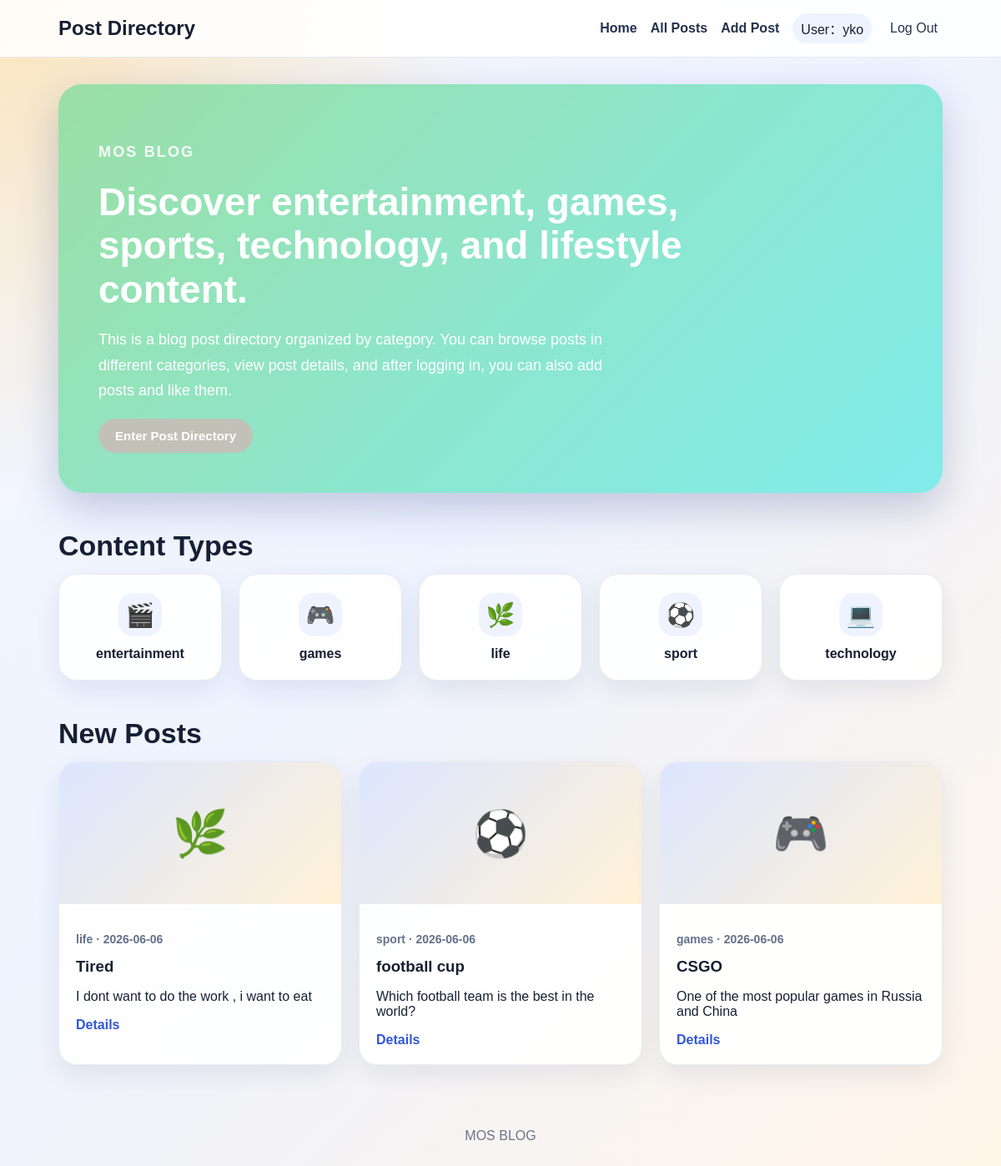
Screenshot of / (signed in) with the database file from the repository.
### posts/models.py (models this page shows, shortened)
class Category(models.Model):
    name = models.CharField("Class", max_length=100)
    slug = models.SlugField("URL", max_length=100, unique=True) #网址名称
    icon = models.CharField("icon", max_length=10, default="📝")
    class Meta:
        verbose_name = "Category"
        verbose_name_plural = "Category"
        ordering = ["name"]

class Post(models.Model):
    title = models.CharField("Title", max_length=150)
    content = models.TextField("Tect")
    category = models.ForeignKey(
        Category,
        on_delete=models.CASCADE,#分类删除，帖子也删除
        related_name="posts",
        verbose_name="category"
    )
    author = models.ForeignKey(
        settings.AUTH_USER_MODEL,
        on_delete=models.CASCADE,
        related_name="posts",
        verbose_name="author"
    )
    likes = models.ManyToManyField(
        settings.AUTH_USER_MODEL,
        related_name="liked_posts",
        blank=True,
        verbose_name="liked Users"
    )
    image_url = models.URLField("Image URL", blank=True) #图片链接
    is_published = models.BooleanField("Published", default=True) #发布
    created_at = models.DateTimeField("Created At", auto_now_add=True) #创建时间
    class Meta:
        verbose_name = "Posts"
        verbose_name_plural = "Posts"
        ordering = ["-created_at"]

### posts/views.py (the view)
# urls.py: path("", views.home, name="home"),
def home(request):
    latest_posts = Post.objects.filter(is_published=True).select_related(
        "author",
        "category"
    )[:4] #取前四篇bolg
    categories = Category.objects.all()
    return render(request, "posts/home.html", {
        "latest_posts": latest_posts,
        "categories": categories,
    })

### posts/templates/posts/home.html (shortened to what this page needs)
{% extends "posts/base.html" %}
{% block content %}
<section class="hero">
    <div>
        <p class="eyebrow">Mos Blog</p>
        <h1>Discover entertainment, games, sports, technology, and lifestyle content.</h1>
        <p>
            This is a blog post directory organized by category. You can browse posts in different categories,
            view post details, and after logging in, you can also add posts and like them.
        </p>
        <a class="btn" href="{% url 'post_list' %}">Enter Post Directory</a>
    </div>
</section>
<section class="section">
    <h2>Content Types</h2>
    <div class="category-grid">
        {% for category in categories %}
            <a class="category-card" href="{% url 'post_list' %}?category={{ category.slug }}">
                <span class="category-icon">{{ category.icon }}</span>
                <strong>{{ category.name }}</strong>
            </a>
        {% empty %}
            <p>Please add the content types!</p>
        {% endfor %}
    </div>
</section>
<section class="section">
    <h2>New Posts</h2>
    <div class="post-grid">
        {% for post in latest_posts %}
            <article class="post-card">
                <div class="preview">
                    {% if post.image_url %}
                        <img src="{{ post.image_url }}" alt="{{ post.title }}">
                    {% else %}
                        <span>{{ post.category.icon }}</span>
                    {% endif %}
                </div>
                <div class="post-card-body">
                    <p class="meta">{{ post.category.name }} · {{ post.created_at|date:"Y-m-d" }}</p>
                    <h3>{{ post.title }}</h3>
                    <p>{{ post.content|truncatechars:120 }}</p>
                    <a class="text-link" href="{% url 'post_detail' post.pk %}">Details</a>
                </div>
            </article>
        {% empty %}
            <p>Nothing now, go to share your life!</p>
        {% endfor %}
    </div>
</section>
{% endblock %}

### posts/templates/posts/base.html (shortened to what this page needs)
{% load static %}
<!DOCTYPE html>
<html lang="zh-CN">
<head>
    <link rel="stylesheet" href="{% static 'style.css' %}">
</head>
<body>
    <header class="site-header">
        <nav class="navbar">
            <a class="logo" href="{% url 'home' %}">Post Directory</a>
            <div class="nav-links">
                <a href="{% url 'home' %}">Home</a>
                <a href="{% url 'post_list' %}">All Posts</a>
                {% if user.is_authenticated %}
                    <a href="{% url 'add_post' %}">Add Post</a>
                    <span class="user-label">User：{{ user.username }}</span>
                    <form class="logout-form" method="post" action="{% url 'login' %}">
                        <button type="submit">Log Out</button>
                    </form>
                {% else %}
                    <a href="{% url 'login' %}">Log In</a>
                {% endif %}
            </div>
        </nav>
    </header>
    <main class="container">
        {% block content %}
        {% endblock %}
    </main>
    <footer class="site-footer">
        <p>MOS BLOG</p>
    </footer>
</body>
</html>

### posts/static/style.css (style rules this page uses)
* { box-sizing: border-box; }
body { margin: 0; font-family: "Microsoft YaHei", Arial, sans-serif; color: #172033; background: radial-gradient(circle at top left, rgba(255, 210, 122, 0.5), transparent 32%), linear-gradient(135deg, #f6f8ff 0%, #eef3ff 45%, #fff5e8 100%); min-height: 100vh; }
a { color: #3157d5; text-decoration: none; }
.site-header { background: rgba(255, 255, 255, 0.88); backdrop-filter: blur(10px); border-bottom: 1px solid rgba(40, 60, 120, 0.1); position: sticky; top: 0; z-index: 10; }
.navbar { max-width: 1100px; margin: 0 auto; padding: 16px 20px; display: flex; align-items: center; justify-content: space-between; }
.logo { font-size: 24px; font-weight: 800; color: #172033; }
.nav-links { display: flex; gap: 16px; align-items: center; flex-wrap: wrap; }
.nav-links a, .logout-form button { font-weight: 600; color: #26324c; }
.logout-form { margin: 0; }
.logout-form button { border: none; background: transparent; cursor: pointer; font: inherit; }
.user-label { padding: 6px 10px; background: #eef3ff; border-radius: 999px; }
.container { max-width: 1100px; margin: 0 auto; padding: 32px 20px; }
.hero { min-height: 320px; padding: 48px; border-radius: 28px; background: linear-gradient(135deg, rgba(147, 222, 162, 0.92), rgba(113, 234, 234, 0.88)); background-size: cover; background-position: center; color: white; display: flex; align-items: center; box-shadow: 0 18px 48px rgba(44, 64, 128, 0.25); }
.hero h1 { max-width: 720px; font-size: 46px; line-height: 1.15; margin: 8px 0 16px; }
.hero p { max-width: 650px; font-size: 18px; line-height: 1.7; }
.eyebrow { text-transform: uppercase; letter-spacing: 0.12em; font-weight: 700; opacity: 0.9; }
.section { margin-top: 44px; }
.section h2, .page-heading h1, .form-page h1, .detail-card h1 { font-size: 34px; margin-bottom: 14px; }
.category-grid, .post-grid { display: grid; gap: 20px; }
.category-grid { grid-template-columns: repeat(auto-fit, minmax(190px, 1fr)); }
.post-grid { grid-template-columns: repeat(auto-fit, minmax(260px, 1fr)); }
.category-card, .post-card, .detail-card, .form-page { background: rgba(255, 255, 255, 0.92); border: 1px solid rgba(45, 62, 120, 0.1); border-radius: 22px; box-shadow: 0 12px 30px rgba(36, 52, 95, 0.09); }
.category-card { padding: 22px; color: #172033; display: flex; flex-direction: column; align-items: center; justify-content: center; text-align: center; text-decoration: none; }
.category-icon { display: inline-flex; width: 52px; height: 52px; align-items: center; justify-content: center; font-size: 28px; background: #eef3ff; border-radius: 18px; margin-bottom: 12px; }
.post-card { overflow: hidden; }
.preview { height: 170px; background: linear-gradient(135deg, #dce6ff, #fff1d6); display: flex; align-items: center; justify-content: center; }
.preview span { font-size: 54px; }
.post-card-body { padding: 20px; }
.post-card-body h2, .post-card-body h3 { margin: 8px 0; }
.meta { color: #65708a; font-size: 14px; font-weight: 600; }
.btn { display: inline-block; border: none; border-radius: 999px; background: #c1c1b8; color: white; padding: 12px 20px; font-weight: 700; cursor: pointer; font-size: 15px; }
.text-link { font-weight: 700; }
.site-footer { text-align: center; padding: 28px; color: #6c738a; }

### rows the page displays
Category: icon "🎬", name "entertainment"
Category: icon "🎮", name "games"
Category: icon "🌿", name "life"
Category: icon "⚽", name "sport"
Category: icon "💻", name "technology"
Post: category.icon "🌿", category.name "life", created_at "2026-06-06", title "Tired", content "I dont want to do the work , i want to eat"
Post: category.icon "⚽", category.name "sport", created_at "2026-06-06", title "football cup", content "Which football team is the best in the world?"
Post: category.icon "🎮", category.name "games", created_at "2026-06-06", title "CSGO", content "One of the most popular games in Russia and China"

### other values shown
{{ user.username }} "yko"
